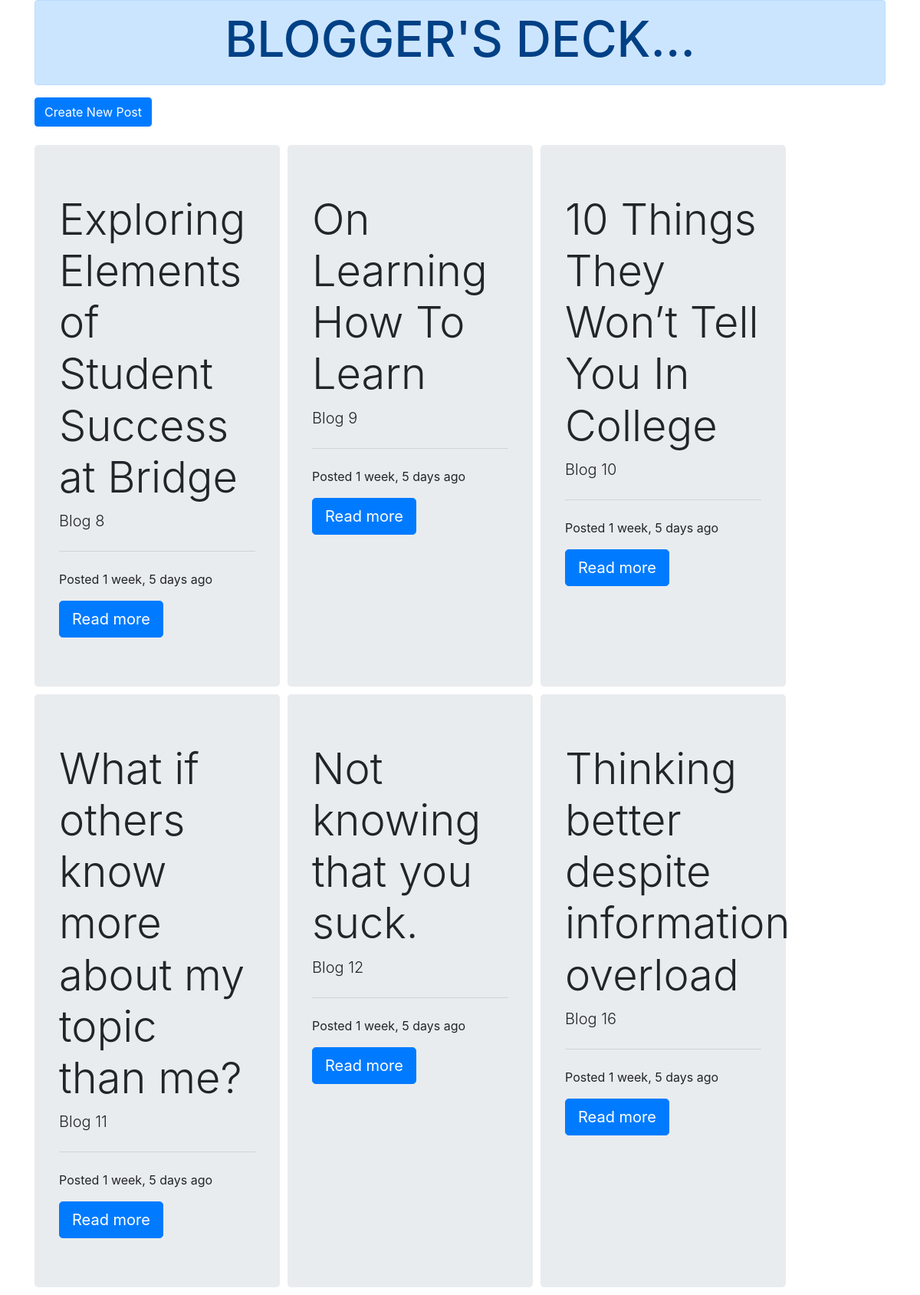
The page / on the database its author committed.
### blog/models.py (models this page shows, shortened)
class Post(models.Model):
	title=models.CharField(max_length=200)
	body=models.TextField()
	time_stamp=models.DateTimeField(auto_now_add=True)

### blog/views.py (the view)
# urls.py: 2. Add a URL to urlpatterns:  path('', views.home, name='home')
def home(request):
	all_posts = Post.objects.all()
	return render(request, "home1.html", {'all_posts' : all_posts})

### blog/templates/home1.html (shortened to what this page needs)
<!DOCTYPE html>
<html lang="en" dir="ltr">
	<head>
		<link rel="stylesheet" href="https://stackpath.bootstrapcdn.com/bootstrap/4.2.1/css/bootstrap.min.css">
	</head>
	<body>
		<div class="container">
			<div class="alert alert-primary" role="alert">
				<h1 style="text-align: center;font-size: 400%">BLOGGER'S DECK...</h1>
			</div>
			<a class="btn btn-md btn-primary" href="/create/">Create New Post</a><br><br>
			<div style="display:flex; flex-wrap:wrap">
				{% for post in all_posts %}
					<div class="jumbotron" style="max-width: 20rem;width:400px; margin-right:10px; margin-bottom:10px">
						<h1 class="display-4">{{post.title}}</h1>
						<p class="lead">Blog {{post.id}}</p>
						<hr class="my-4">
						<p>Posted {{post.time_stamp|timesince}} ago</p>
						<a class="btn btn-primary btn-lg" href="/post/{{post.id}}" role="button">Read more</a>
					</div>
				{% endfor %}
			</div>
		</div>
	</body>
</html>

### rows shown on the page
Post: title "Exploring Elements of Student Success at Bridge", id "8", time_stamp "1 week, 5 days"
Post: title "On Learning How To Learn", id "9", time_stamp "1 week, 5 days"
Post: title "10 Things They Won’t Tell You In College", id "10", time_stamp "1 week, 5 days"
Post: title "What if others know more about my topic than me?", id "11", time_stamp "1 week, 5 days"
Post: title "Not knowing that you suck.", id "12", time_stamp "1 week, 5 days"
Post: title "Thinking better despite information overload", id "16", time_stamp "1 week, 5 days"
